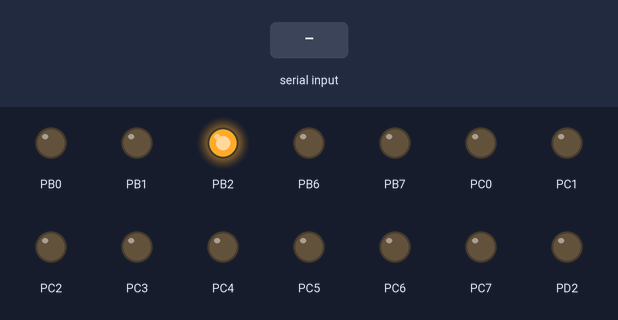
This program was run on a simulated ATmega88P, built with avr-gcc and emulated at 8 MHz. Parts: output pins drawn as LEDs (lit = HIGH). The inputs (shaded band) are chosen by the test bench. What the program prints to the serial monitor is not drawn.

Above: at 2.7 s.
2.8 s: "VOL\n" received over Serial
4.3 s: "VOL?\n" received over Serial
Timing chart, 0 to 7.3 s (numbered marks = the images above; inputs shaded):
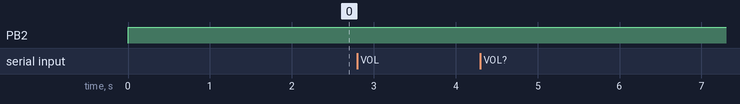

The program:

main.c
```c
#include <avr/io.h>
#include <avr/interrupt.h>
#include <avr/wdt.h>
#include <avr/sleep.h>
#include <util/delay.h>
#include <string.h>
#include <stdlib.h>

#ifdef SIMAVR
#include <avr/avr_mcu_section.h>
AVR_MCU(F_CPU, MCU);
#endif // SIMAVR

#ifndef sbi
#define sbi(PORT,BIT) PORT|=_BV(BIT)
#define cbi(PORT,BIT) PORT&=~_BV(BIT)
#endif

volatile char g_uart_buffer[256];
volatile unsigned char g_uart_buffer_read = 0;
volatile unsigned char g_uart_buffer_write = 0;
volatile unsigned char g_uart_recved_lines = 0;
volatile unsigned char g_uart_read_lines = 0;

#define BAUD 57600

static void hardwareInit(void)
{
  // PORTB
  // PB5: SCK out
  // PB4: MISO in
  // PB3: MOSI out
  // PB2: SS out
  PORTB = 0x04;
  DDRB = 0xef;

  // PORTC
  PORTC = 0x00;
  DDRC = 0xff;

  // PORTD
  PORTD = 0x00;
  DDRD = 0xfe; /* uart rx */

  // UART
  UCSR0C = _BV(UCSZ01) | _BV(UCSZ00); /* 8bit */
  #include <util/setbaud.h>
  UBRR0H = UBRRH_VALUE;
  UBRR0L = UBRRL_VALUE;
  #if USE_2X
  UCSR0A |= (1 << U2X0);
  #else
  UCSR0A &= ~(1 << U2X0);
  #endif

  UCSR0B = _BV(RXEN0) | _BV(TXEN0) | _BV(RXCIE0); /* rx/tx enable && receive by interrupt */

  // SPI
  SPCR = _BV(SPE) | _BV(MSTR) | _BV(SPR0);
}

void uart_putc(char c);

ISR(USART_RX_vect)
{
  char r = UDR0;
  if(r == '\r')
  {
    r = '\n';
  }

  g_uart_buffer[g_uart_buffer_write] = r;
  ++ g_uart_buffer_write;

  if(r == '\n')
  {
    ++ g_uart_recved_lines;
  }

  uart_putc(r);
}

void
uart_putc(char c)
{
  if(c == '\n')
  {
    uart_putc('\r');
  }

  loop_until_bit_is_set(UCSR0A, UDRE0);
  UDR0 = c;
}

void
uart_puts(const char* s)
{
  while(*s) { uart_putc(*s++); }
}

#define UART_DATA_NREAD (g_uart_buffer_write - g_uart_buffer_read)

inline
char
uart_peekchar(void)
{
  return g_uart_buffer[g_uart_buffer_read];
}

inline
char
uart_getc(void)
{
  char r = uart_peekchar();
  ++ g_uart_buffer_read;
  return r;
}

#define UART_LINE_NREAD (g_uart_recved_lines - g_uart_read_lines)

void
uart_gets(char* buf)
{
  while((*buf++ = uart_getc()) != '\n')
    ;
  *buf = '\0';
  ++ g_uart_read_lines;
}

inline void spi_start() { cbi(PORTB, 2); }
inline void spi_end() { sbi(PORTB, 2); }

char
spi_sendrecv(char c)
{
  SPDR = c;
  loop_until_bit_is_set(SPSR, SPIF);
  return SPDR;
}

const char*
my_itoa(int i)
{
  static char buf[8];
  return itoa(i, buf, 10);
}

void
cmd_set_vol(int ch, int val)
{
  uart_puts("VOL ");
  uart_puts(my_itoa(ch));
  uart_puts(", ");
  uart_puts(my_itoa(val));
  uart_puts("\n");

  spi_start();
  spi_sendrecv(0x80);
  spi_sendrecv(ch*2);
  spi_sendrecv((val >> 0) & 0xff);
  spi_sendrecv((val >> 8) & 0xff);
  spi_end();
}

void
cmd_get_vol(int ch)
{
  spi_start();
  spi_sendrecv(0x00);
  spi_sendrecv(ch*2);
  spi_sendrecv(0x00); // wait 1cyc latency
  unsigned char lo = spi_sendrecv(0x00);
  unsigned char hi = spi_sendrecv(0x00);
  spi_end();

  int val = ((int)(hi) << 8)|((int)lo);

  uart_puts("VOL ");
  uart_puts(my_itoa(ch));
  uart_puts(", ");
  uart_puts(my_itoa(val));
  uart_puts("\n");
}

void
handle_uart_cmd(void)
{
  while(UART_LINE_NREAD)
  {
    static const char* DELIMITER = " \n";
    char line[64]; memset(line, 0, sizeof(line));
    uart_gets(line);

    char* save;
    char* cmd = strtok_r(line, DELIMITER, &save);
#define NEXT_TOKEN strtok_r(NULL, DELIMITER, &save)
    if(strcmp(cmd, "VOL") == 0)
    {
      char* chstr = NEXT_TOKEN;
      char* valstr = NEXT_TOKEN;

      int ch = atoi(chstr);
      int val = atoi(valstr);
      cmd_set_vol(ch, val);
    }
    else if(strcmp(cmd, "VOL?") == 0)
    {
      char* chstr = NEXT_TOKEN;

      int ch = atoi(chstr);
      cmd_get_vol(ch);
    }
#ifdef SIMAVR
    else if(strcmp(cmd, "HALT") == 0)
    {
      sleep_cpu();
    }
#endif
    else
    {
      uart_puts("unknown cmd\n");
    }
  }
}

int main(void)
{
  // wdt_enable(WDTO_2S);
  hardwareInit();

  sei();
  uart_puts("hello!\n");
  for(;;)
  {
    // wdt_reset();

    handle_uart_cmd();
  }

  return 0;
}
```
